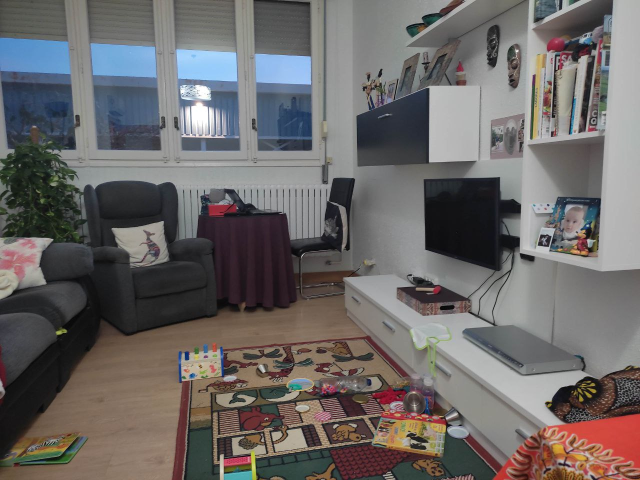
#> input picture imagen1.jpg, 1280 x 960 px, found by its file name (shown at 1/2 size)
$ python Example_SFMandCamera_plots.py
#> lines starting #> are read from the running program, lines starting #| are printed output that depends on the picture
import cv2
import numpy as np
import matplotlib.pyplot as plt
import os
from mpl_toolkits.mplot3d.art3d import Poly3DCollection


def calculate_sfm(frame1, frame2, K):
    """
    Perform Structure from Motion (SfM) with two frames.

    Args:
    - frame1: First image (grayscale).
    - frame2: Second image (grayscale).
    - K: Camera intrinsic matrix (3x3).

    Returns:
    - points_3d: Reconstructed 3D points (Nx3).
    - R: Relative rotation matrix (3x3).
    - t: Relative translation vector (3x1).
    """
    # Detect and match features
    orb = cv2.ORB_create()
    kp1, des1 = orb.detectAndCompute(frame1, None)
    kp2, des2 = orb.detectAndCompute(frame2, None)
    print("Número de keypoints detectados en imagen 1: ", len(kp1))
    print("Número de keypoints detectados en imagen 2: ", len(kp1))

    bf = cv2.BFMatcher(cv2.NORM_HAMMING, crossCheck=True)
    matches = bf.match(des1, des2)
    matches = sorted(matches, key=lambda x: x.distance)

    pts1 = np.float32([kp1[m.queryIdx].pt for m in matches])
    pts2 = np.float32([kp2[m.trainIdx].pt for m in matches])
    print("Número de keypoints detectados en imagen 1 despues del match: ", len(pts1))
    print("Número de keypoints detectados en imagen 2 despues del match: ", len(pts2))

    # Compute Essential Matrix
    # E, _ = cv2.findEssentialMat(pts1, pts2, K, method=cv2.RANSAC, prob=0.999, threshold=1.0)
    E, mask = cv2.findEssentialMat(pts1, pts2, K, method=cv2.RANSAC, prob=0.999, threshold=1.0)

    # Recover Pose
    # _, R, t, mask = cv2.recoverPose(E, pts1, pts2, K)
    retval, R, t, _ = cv2.recoverPose(E, pts1, pts2, K)

    # Filter points using the mask
    pts1_inliers = pts1[mask.ravel() == 1]
    pts2_inliers = pts2[mask.ravel() == 1]
    pts1 = pts1[mask.ravel() == 1]
    pts2 = pts2[mask.ravel() == 1]
    matchesMask = mask.ravel().tolist()
    inlier_matches = [m for i, m in enumerate(matches) if matchesMask[i] == 1]
    print("Número de keypoints detectados en imagen 1 despues de RANSAC: ", len(pts1_inliers))
    print("Número de keypoints detectados en imagen 2 despues de RANSAC: ", len(pts2_inliers))

    # Recover Pose using points after RANSAC
    _, R_inliers, t_inliers, _ = cv2.recoverPose(E, pts1_inliers, pts2_inliers, K)
    R_inliers = - R_inliers
    t_inliers = -t_inliers
    # Crear plots
    # Draw keypoints on the images
    img1_kp = cv2.drawKeypoints(frame1, kp1, None, color=(0, 255, 0), flags=0)
    img2_kp = cv2.drawKeypoints(frame2, kp2, None, color=(0, 255, 0), flags=0)

    # # Draw keypoints on the images
    # img1_kp_matches = cv2.drawKeypoints(frame1, matches, None, color=(0, 255, 0), flags=0)
    # img2_kp_matches = cv2.drawKeypoints(frame2, matches, None, color=(0, 255, 0), flags=0)

    # Draw image with matches before/after RANSAC
    img_matches_all = cv2.drawMatches(frame1, kp1, frame2, kp2, matches, None,
                                      flags=cv2.DrawMatchesFlags_NOT_DRAW_SINGLE_POINTS)
    img_matches_inliers = cv2.drawMatches(frame1, kp1, frame2, kp2, inlier_matches, None,
                                          flags=cv2.DrawMatchesFlags_NOT_DRAW_SINGLE_POINTS)

    # Mostrar imagenes
    if 1 == 1:
        # Display the keypoint image 1
        plt.figure(1, figsize=(10, 6))
        plt.imshow(img1_kp, cmap='gray')
        plt.title("ORB Keypoints - Image 1 - Keypoints: " + str(len(kp1)))
        plt.axis('off')
        plt.savefig("Figure1_ORB_keypoints.png")
        plt.show(block=False)

        # Display the keypoint image 2
        plt.figure(2, figsize=(10, 6))
        plt.imshow(img2_kp, cmap='gray')
        plt.title("ORB  Keypoints - Image 2 - Keypoints: " + str(len(kp2)))
        plt.axis('off')
        plt.savefig("Figure2_ORB_keypoints.png")
        plt.show(block=False)

        # Plot results
        plt.figure(3, figsize=(20, 10))
        plt.subplot(2, 1, 1)
        plt.imshow(img_matches_all)
        plt.title("All Matches - Keypoints: " + str(len(matches)))
        plt.axis('off')

        plt.subplot(2, 1, 2)
        plt.imshow(img_matches_inliers)
        plt.title("Inlier Matches (RANSAC) - Keypoints: " + str(len(inlier_matches)))
        plt.axis('off')
        plt.savefig("Matches.png")

        # Plot the image
        plt.figure(figsize=(10, 8))
        plt.subplot(1, 2, 1)
        plt.imshow(frame1, cmap='gray')
        plt.title("Image-1 Custom Visualization of Inliers Keypoints")
        # Plot keypoints as red dots
        for x, y in pts1_inliers:
            plt.scatter(x, y, c='blue', s=10)

        plt.scatter(pts1_inliers[0,0], pts1_inliers[0,1], c='red', s=10)
        plt.axis("off")


        plt.subplot(1, 2, 2)
        plt.imshow(frame2, cmap='gray')
        plt.title("Image-2 Custom Visualization of Inliers Keypoints")
        # Plot keypoints as red dots
        for x, y in pts2_inliers:
            plt.scatter(x, y, c='blue', s=10)
        plt.scatter(pts2_inliers[0,0], pts2_inliers[0,1], c='red', s=10)
        plt.axis("off")
        plt.savefig("Inliers_keypoints.png")
        plt.show()

    # Triangulate points
    proj_mat1 = np.hstack((np.eye(3), np.zeros((3, 1))))  # First camera projection matrix
    proj_mat2 = np.hstack((R, t))  # Second camera projection matrix
    proj_mat1 = K @ proj_mat1
    proj_mat2 = K @ proj_mat2
    points_4d_hom = cv2.triangulatePoints(proj_mat1, proj_mat2, pts1.T, pts2.T)
    points_3d = points_4d_hom[:3] / points_4d_hom[3]  # Convert from homogeneous to 3D

    # Triangulate points using inliers
    proj_mat1_inliers = np.hstack((np.eye(3), np.zeros((3, 1))))  # First camera projection matrix
    proj_mat2_inliers = np.hstack((R_inliers, t_inliers))  # Second camera projection matrix
    proj_mat1_inliers = K @ proj_mat1_inliers
    proj_mat2_inliers = K @ proj_mat2_inliers
    points_4d_hom_inliers = cv2.triangulatePoints(proj_mat1_inliers, proj_mat2_inliers, pts1_inliers.T, pts2_inliers.T)
    points_3d_inliers = points_4d_hom_inliers[:3] / points_4d_hom_inliers[3]  # Convert from homogeneous to 3D

    return points_3d.T, R, t, points_3d_inliers.T, R_inliers, t_inliers


def draw_camera_pyramid(ax, R, t, K, scale=0.5, color='blue', label = 'camara'):
    """
    Draw a camera pose as a pyramid in 3D.

    Args:
    - ax: Matplotlib 3D axis.
    - R: Rotation matrix (3x3).
    - t: Translation vector (3x1).
    - K: Camera intrinsic matrix (3x3).
    - scale: Scaling factor for the pyramid.
    - color: Color of the pyramid.
    """
    # Define pyramid points in camera coordinates
    pyramid_points = np.array([
        [0, 0, 0],  # Camera center
        [-1, -1, 2],  # Bottom-left
        [1, -1, 2],  # Bottom-right
        [1, 1, 2],  # Top-right
        [-1, 1, 2]  # Top-left
    ]) * scale

    # Transform points to world coordinates
    pyramid_points = (R @ pyramid_points.T + t).T
    pyramid_points_test = (R @ pyramid_points.T + t).T

    #test camera
    # Camera location
    # C = R.T + t  # Camera center in world coordinates
    #
    # Plot camera center
    ax.scatter(pyramid_points[0,0], pyramid_points[0,1], pyramid_points[0,2], c=color, marker='o', label=label)
    #end test camara

    # Draw lines for the pyramid
    base_edges = [[1, 2], [2, 3], [3, 4], [4, 1]]  # Base edges
    for i, j in base_edges:
        ax.plot(
            [pyramid_points[i, 0], pyramid_points[j, 0]],
            [pyramid_points[i, 1], pyramid_points[j, 1]],
            [pyramid_points[i, 2], pyramid_points[j, 2]],
            color=color
        )
    for i in range(1, 5):  # Lines connecting apex to base
        ax.plot(
            [pyramid_points[0, 0], pyramid_points[i, 0]],
            [pyramid_points[0, 1], pyramid_points[i, 1]],
            [pyramid_points[0, 2], pyramid_points[i, 2]],
            color=color
        )

def draw_camera_pyramid2D(ax, R, t, K, scale=0.5, color='blue', label = 'camara'):
    """
    Draw a camera pose as a pyramid in 3D.

    Args:
    - ax: Matplotlib 3D axis.
    - R: Rotation matrix (3x3).
    - t: Translation vector (3x1).
    - K: Camera intrinsic matrix (3x3).
    - scale: Scaling factor for the pyramid.
    - color: Color of the pyramid.
    """
    # Define pyramid points in camera coordinates
    pyramid_points = np.array([
        [0, 0, 0],  # Camera center
        [-1, -1, 2],  # Bottom-left
        [1, -1, 2],  # Bottom-right
        [1, 1, 2],  # Top-right
        [-1, 1, 2]  # Top-left
    ]) * scale

    # Transform points to world coordinates
    pyramid_points = (R @ pyramid_points.T + t).T

    #test camera
    # Camera location
    # C = R.T + t  # Camera center in world coordinates
    #
    # Plot camera center
    # ax.scatter(pyramid_points[0,0], pyramid_points[0,1], pyramid_points[0,2], c=color, marker='o', label=label)
    ax.scatter(pyramid_points[0, 0], pyramid_points[0, 2], c=color, marker='o', label=label)


    # Draw lines for the pyramid
    base_edges = [[1, 2], [2, 3], [3, 4], [4, 1]]  # Base edges
    for i, j in base_edges:
        ax.plot(
            [pyramid_points[i, 0], pyramid_points[j, 0]],
            # [pyramid_points[i, 1], pyramid_points[j, 1]],
            [pyramid_points[i, 2], pyramid_points[j, 2]],
            color=color
        )
    for i in range(1, 5):  # Lines connecting apex to base
        ax.plot(
            [pyramid_points[0, 0], pyramid_points[i, 0]],
            # [pyramid_points[0, 1], pyramid_points[i, 1]],
            [pyramid_points[0, 2], pyramid_points[i, 2]],
            color=color
        )


def plot_2d_points_and_cameras(points_3d, R, t, K):
    """
    Plot 2D points and camera poses as triangles.

    Args:
    - points_3d: Reconstructed 3D points (Nx3).
    - R: Relative rotation matrix (3x3).
    - t: Relative translation vector (3x1).
    - K: Camera intrinsic matrix (3x3).
    """
    # Proyección de puntos 3D a 2D
    # seleccionamos direccion X y Z, Y es la vertical
    points_2d = points_3d[:,[0,2]]

    # Proyección de trayectoria a 2D
    # trajectory_2d = trajectory_3d[:, :2]

    # Crear el gráfico
    plt.figure(5)
    # plt.figure(figsize=(8, 6))

    # Graficar los puntos 2D
    plt.scatter(points_2d[:, 0], points_2d[:, 1], c='blue', label='Puntos 2D')
    plt.scatter(points_2d[0, 0], points_2d[0, 1], c='red', marker='*', s=20, label='2D Points')

    # Draw first camera (at origin)
    draw_camera_pyramid2D(plt, np.eye(3), np.zeros((3, 1)), K, color='cyan', label='Camera 1')

    # Draw second camera
    draw_camera_pyramid2D(plt, R, t, K, color='red', label='Camera 2')

    # Graficar la trayectoria proyectada
    # plt.plot(trajectory_2d[:, 0], trajectory_2d[:, 1], c='red', label='Trayectoria 2D')

    # Configuración del gráfico
    plt.title("Visualización SLAM: Proyección 2D TopView")
    plt.xlabel("X (m)")
    plt.ylabel("Z (m)")
    plt.legend()
    plt.grid()
    plt.axis('equal')

    # Save the figure to a file
    plt.savefig("SLAM_TopView.png")  # Save as a PNG file

    # Mostrar el gráfico
    plt.show()

def plot_3d_points_and_cameras(points_3d, R, t, K):
    """
    Plot 3D points and camera poses as pyramids.

    Args:
    - points_3d: Reconstructed 3D points (Nx3).
    - R: Relative rotation matrix (3x3).
    - t: Relative translation vector (3x1).
    - K: Camera intrinsic matrix (3x3).
    """
    fig = plt.figure(4)
    ax = fig.add_subplot(111, projection='3d')

    # Plot 3D points
    ax.scatter(points_3d[:, 0], points_3d[:, 1], points_3d[:, 2], c='blue', s=1, label='3D Points')
    ax.scatter(points_3d[0, 0], points_3d[0, 1], points_3d[0, 2], c='red', marker='*', s=20, label='3D Points')

    # Draw first camera (at origin)
    draw_camera_pyramid(ax, np.eye(3), np.zeros((3, 1)), K, color='cyan', label='Camera 1')

    # Draw second camera
    draw_camera_pyramid(ax, R, t, K, color='red', label='Camera 2')

    # Set axis labels
    ax.set_xlabel('X')
    ax.set_ylabel('Y')
    ax.set_zlabel('Z')
    ax.legend()
    plt.title("3D Reconstruction with Camera Poses")
    # Save the figure to a file
    plt.savefig("SLAM_3DView.png")
    plt.show(block=False)


# Example Usage
if __name__ == "__main__":
    # Load two frames (grayscale)
    test_path = "/home/efren/Escritorio/TFM/datos/test1/"
    imagen1_path = os.path.join(test_path, "imagen1.jpg")
    imagen2_path = os.path.join(test_path, "imagen2.jpg")
    frame1 = cv2.imread(imagen1_path, cv2.IMREAD_GRAYSCALE)
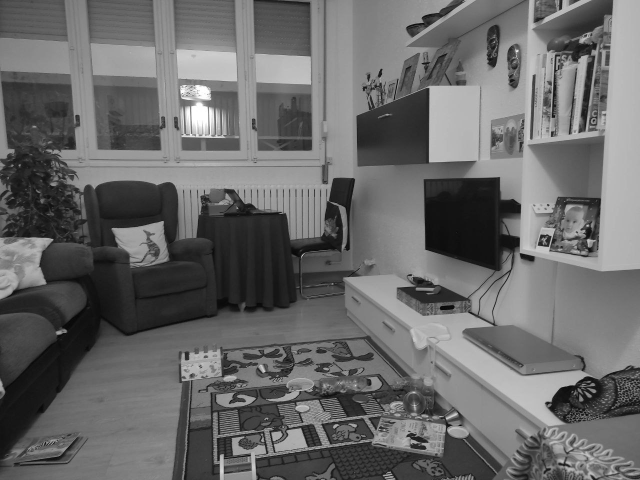
#> frame1: shape (960, 1280) (shown at 1/2 size); min 0, max 255, mean 105
    frame2 = cv2.imread(imagen2_path, cv2.IMREAD_GRAYSCALE)
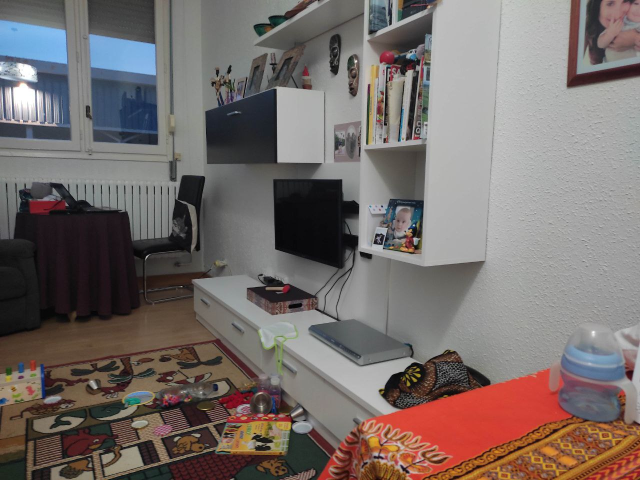
#> input picture imagen2.jpg, 1280 x 960 px, found by its file name (shown at 1/2 size)
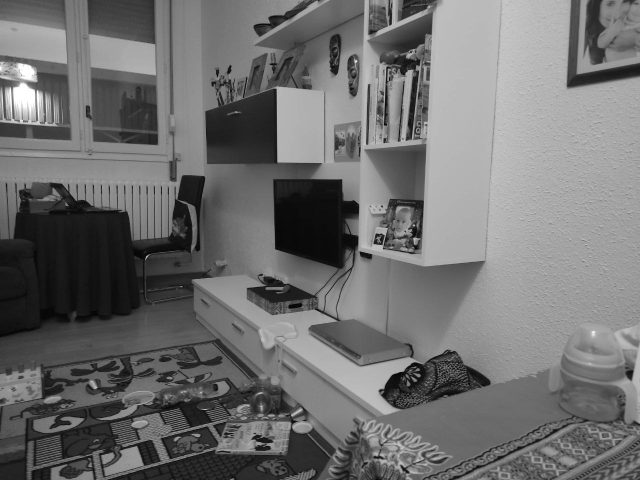
#> frame2: shape (960, 1280) (shown at 1/2 size); min 0, max 255, mean 111.6

    # Inputs
    Output_plots = 1

    ##
    # Define the camera intrinsic matrix (example values)
    K = np.array([
        [700, 0, 640],  # Focal length (fx, fy) and principal point (cx, cy)
        [0, 700, 360],
        [0, 0, 1]
    ])

    # Calculate SfM
    points_3d, R, t, points_3d_inliers , R_inliers , t_inliers  = calculate_sfm(frame1, frame2, K)
#> in calculate_sfm, `kp1, des1 = orb.detectAndCompute(frame1, None)`: kp1 = 500 keypoints; strongest (x, y, size): (1101, 474, 31), (1096, 492, 37.2), (1078, 490, 37.2), (1096, 493, 31)
#> in calculate_sfm, `kp2, des2 = orb.detectAndCompute(frame2, None)`: kp2 = 500 keypoints; strongest (x, y, size): (748, 485, 31), (763, 489, 31), (768, 470, 31), (826, 451, 31)
#| Número de keypoints detectados en imagen 1:  500
#| Número de keypoints detectados en imagen 2:  500
#> in calculate_sfm, `matches = bf.match(des1, des2)`: matches = 241 matches
#> in calculate_sfm, `pts1 = np.float32([kp1[m.queryIdx].pt for m in matches])`: pts1 = 241 pairs, first value 224.6 to 1190.6, second value 70.8 to 918
#> in calculate_sfm, `pts2 = np.float32([kp2[m.trainIdx].pt for m in matches])`: pts2 = 241 pairs, first value 46.8 to 1137.7, second value 47.52 to 911.5
#| Número de keypoints detectados en imagen 1 despues del match:  241
#| Número de keypoints detectados en imagen 2 despues del match:  241
#> in calculate_sfm, `E, mask = cv2.findEssentialMat(pts1, pts2, K, method=cv2.RANSAC, prob=..`: E = [[0.00182, -0.131, 0.0219], [-0.0268, 0.00102, -0.706], [-0.00505, 0.695, 0.00537]]; mask = 241 values, max 1 at index 0, min 0 at index 2, mean 0.647
#> in calculate_sfm, `retval, R, t, _ = cv2.recoverPose(E, pts1, pts2, K)`: retval = 220; R = [[0.975, -0.0236, -0.222], [0.0243, 1, 0.000526], [0.222, -0.00592, 0.975]]; t = [-0.982, -0.0318, -0.185]
#> in calculate_sfm, `pts1_inliers = pts1[mask.ravel() == 1]`: pts1_inliers = 156 pairs, first value 543.6 to 1190.6, second value 82.08 to 897.1
#> in calculate_sfm, `pts2_inliers = pts2[mask.ravel() == 1]`: pts2_inliers = 156 pairs, first value 204.5 to 840, second value 114 to 911.5
#> in calculate_sfm, `pts1 = pts1[mask.ravel() == 1]`: pts1 has the same summary as pts1_inliers
#> in calculate_sfm, `pts2 = pts2[mask.ravel() == 1]`: pts2 has the same summary as pts2_inliers
#> in calculate_sfm, `matchesMask = mask.ravel().tolist()`: matchesMask has the same summary as mask
#> in calculate_sfm, `inlier_matches = [m for i, m in enumerate(matches) if matchesMask[i] =..`: inlier_matches = 156 matches
#| Número de keypoints detectados en imagen 1 despues de RANSAC:  156
#| Número de keypoints detectados en imagen 2 despues de RANSAC:  156
#> in calculate_sfm, `_, R_inliers, t_inliers, _ = cv2.recoverPose(E, pts1_inliers, pts2_inl..`: R_inliers has the same summary as R; t_inliers = [-0.982, -0.0318, -0.185]
#> in calculate_sfm, `R_inliers = - R_inliers`: R_inliers = [[-0.975, 0.0236, 0.222], [-0.0243, -1, -0.000526], [-0.222, 0.00592, -0.975]]
#> in calculate_sfm, `t_inliers = -t_inliers`: t_inliers = [0.982, 0.0318, 0.185]
#> in calculate_sfm, `img_matches_inliers = cv2.drawMatches(frame1, kp1, frame2, kp2, inlier..`:
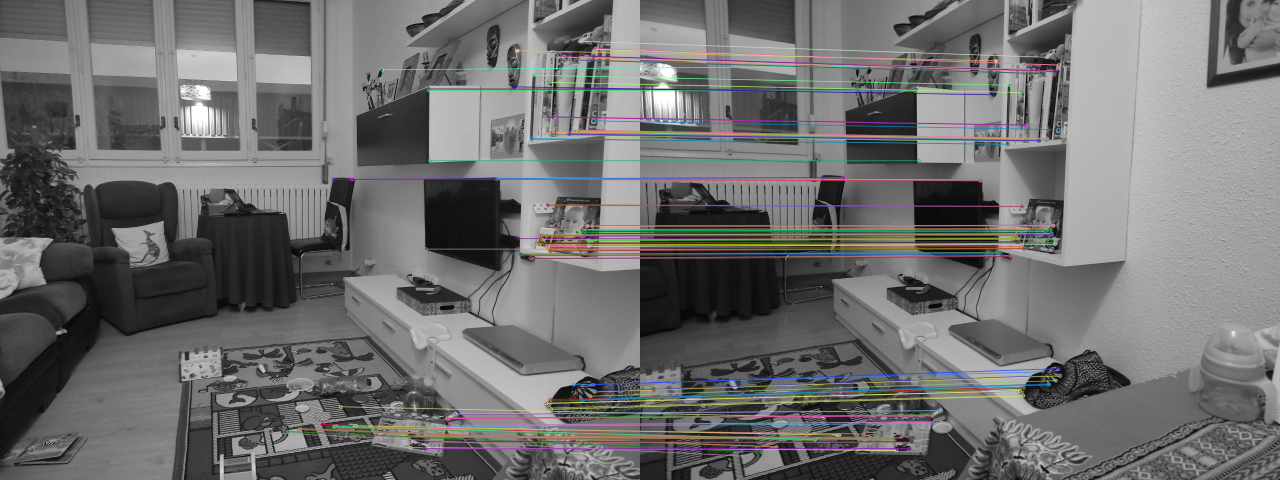
#> img_matches_inliers: shape (960, 2560, 3) (shown at 1/2 size); mean of channels 0, 1, 2 109.9, 110.2, 110.3; drawn as B, G, R
#> the loop in calculate_sfm, `for x, y in pts1_inliers:` made 156 passes
#> (x, y) on passes 1 to 3: (1108.8, 234), (997.1, 356), (999, 355)
#> the loop in calculate_sfm, `for x, y in pts2_inliers:` made 156 passes
#> (x, y) on passes 1 to 3: (772, 250), (681.6, 358.8), (682.6, 360)
#> in calculate_sfm, `plt.savefig("Inliers_keypoints.png")`:
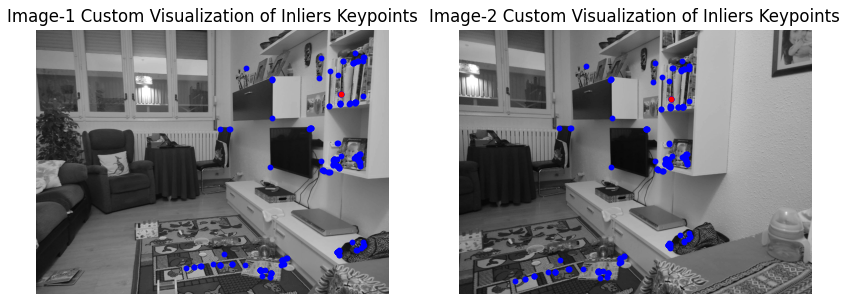
#> figure drawn by matplotlib, 2 panels
#> in calculate_sfm, `proj_mat2 = np.hstack((R, t))`: proj_mat2 = [[0.975, -0.0236, -0.222, -0.982], [0.0243, 1, 0.000526, -0.0318], [0.222, -0.00592, 0.975, -0.185]]
#> in calculate_sfm, `proj_mat2 = K @ proj_mat2`: proj_mat2 = [[824.5, -20.29, 468.3, -806], [97.03, 697.7, 351.4, -88.92], [0.222, -0.00592, 0.975, -0.185]]
#> in calculate_sfm, `proj_mat2_inliers = np.hstack((R_inliers, t_inliers))`: proj_mat2_inliers = [[-0.975, 0.0236, 0.222, 0.982], [-0.0243, -1, -0.000526, 0.0318], [-0.222, 0.00592, -0.975, 0.185]]
#> in calculate_sfm, `proj_mat2_inliers = K @ proj_mat2_inliers`: proj_mat2_inliers = [[-824.5, 20.29, -468.3, 806], [-97.03, -697.7, -351.4, 88.92], [-0.222, 0.00592, -0.975, 0.185]]
#> points_3d = 156 rows, first 8: [2.85, -0.765, 4.26], [2.36, -0.0314, 4.62], [2.36, -0.0303, 4.59], [2.36, -0.034, 4.63], [2.83, -0.765, 4.26], [3.32, 0.671, 4.4], [3.13, -0.585, 4.23], [2.84, 0.701, 4.5]; t = [-0.982, -0.0318, -0.185]; points_3d_inliers has the same summary as points_3d; t_inliers = [0.982, 0.0318, 0.185]

    # Plot results using matplotlib 3D
    plot_3d_points_and_cameras(points_3d, R, t, K)
#> in draw_camera_pyramid, `pyramid_points = (R @ pyramid_points.T + t).T`: pyramid_points = [[0, 0, 0], [-0.5, -0.5, 1], [0.5, -0.5, 1], [0.5, 0.5, 1], [-0.5, 0.5, 1]]
#> in draw_camera_pyramid, `pyramid_points_test = (R @ pyramid_points.T + t).T`: pyramid_points_test has the same summary as pyramid_points
#> in plot_3d_points_and_cameras, `plt.savefig("SLAM_3DView.png")`:
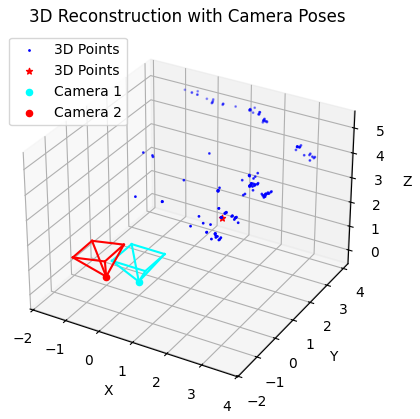
#> figure drawn by matplotlib, 1 panel
    # Plot results using matplotlib 3D using inliers only - TODO - creo que sale lo mismo que la linea anterior
    # plot_3d_points_and_cameras(points_3d_inliers, R_inliers, t_inliers, K)

    # Plot results using matplotlib 2D
    plot_2d_points_and_cameras(points_3d, R, t, K)
#> in plot_2d_points_and_cameras, `points_2d = points_3d[:,[0,2]]`: points_2d = 156 pairs, first value -0.715 to 3.63, second value 4.02 to 5.27
#> in plot_2d_points_and_cameras, `plt.savefig("SLAM_TopView.png")`:
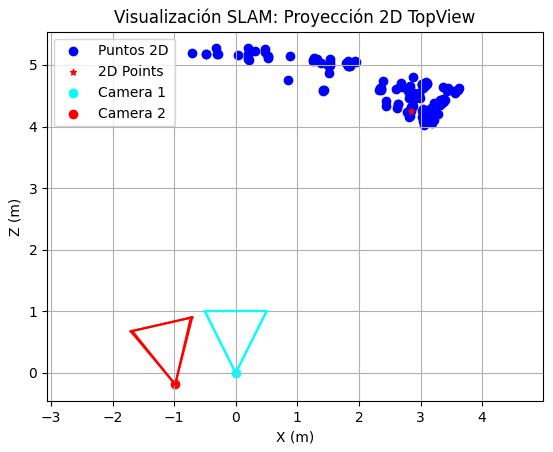
#> figure drawn by matplotlib, 1 panel

    # # Plot using open3d TODO
    # import open3d as o3d
    #
    # # Crear una nube de puntos en Open3D
    # pcd = o3d.geometry.PointCloud()
    #
    # # Crear ventana para visualización interactiva
    # vtility.Vector3is = o3d.visualization.Visualizer()
    # vis.create_window()
    # vis.add_geometry(pcd)
    #
    # # Actualizar nube de puntos
    # pcd.points = o3d.utility.Vector3dVector(np.array(points_3d))
    #
    # # Refrescar visualización
    # vis.update_geometry(pcd)
    # vis.poll_events()
    # vis.update_renderer()
    plt.show()
